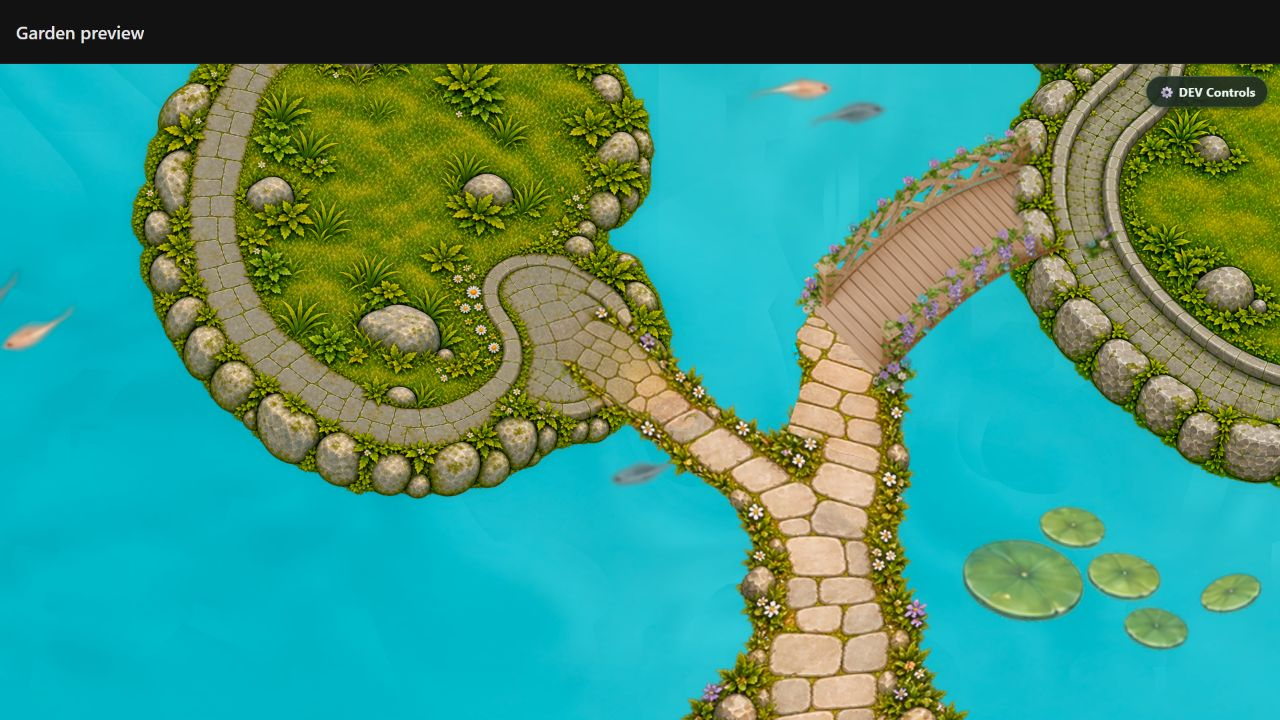
#> input picture Resources/garden/entrance_edge_v1/source/runtime_before.png, 1280 x 720 px; its folder holds 3 pictures in this run
$ python package_review.py
#> lines starting #> are read from the running program, lines starting #| are printed output that depends on the picture
from pathlib import Path
import sys,json,hashlib
ROOT=Path(__file__).resolve().parents[3];OUT=Path(__file__).resolve().parent
sys.path.insert(0,str(ROOT/'Resources/road/.tools'))
from PIL import Image,ImageDraw
import numpy as np
def shot(name):return Image.open(OUT/f'source/{name}.png').convert('RGB')
#> called with name = 'runtime_before'
#> returned value is the input picture: PIL image 1280x720 RGB; mean R, G, B 65.2, 146, 124.6
def crop(im,box,scale,name):
#> called with box = (650, 295, 960, 720), scale = 3, name = '01_edge_before.png'
    im=im.crop(box);im.resize((im.width*scale,im.height*scale),Image.Resampling.LANCZOS).save(OUT/'review'/name)
#> after `im = im.crop(box)`:
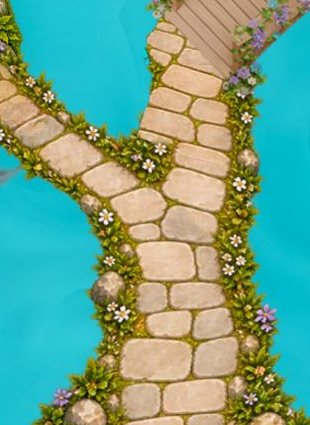
#> im: PIL image 310x425 RGB; mean R, G, B 110.7, 163.8, 138.1
#> after `im = im.crop(box)`:
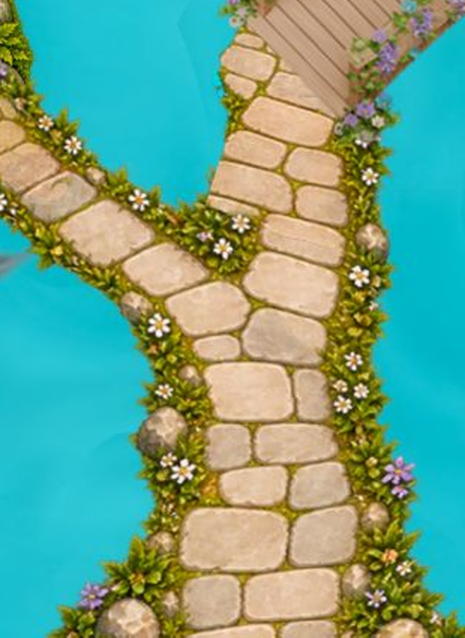
#> saved as 01_edge_before.png: PIL image 930x1275 RGB (shown at 1/2 size); mean R, G, B 110.7, 163.8, 138.2
crop(shot('runtime_before'),(650,295,960,720),3,'01_edge_before.png')
crop(shot('runtime_after'),(650,295,960,720),3,'02_edge_after.png')
#> (the run stopped early here; a loop or call above may not have finished)
